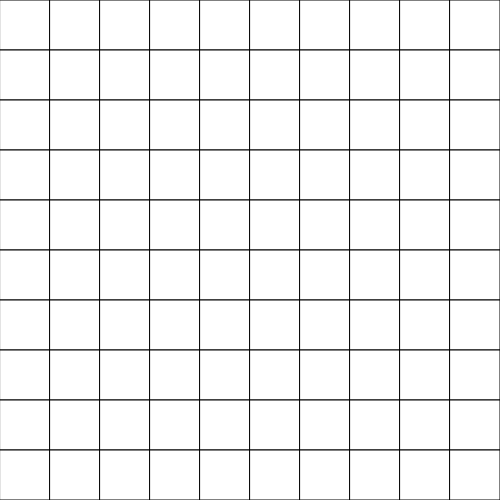
Frame 1 (no input)
Frame 60 (no input): identical to frame 1, image omitted
Frame 120 (the mouse pressed at the canvas centre since frame 60): identical to frame 1, image omitted

The p5.js sketch that drew this single still picture (run headless with seeded random() and noise() and a simulated clock; from frame 60 on, the mouse is pressed at the canvas centre):

// p5.js sketch
// ── sketch.js
let grid;
let cols = 10;
let rows = 10;
let cellSize = 50;

let bfsStep;
let dfsStep;
let algorithmRunning = false;
let algorithmSelect;

function setup() {
    createCanvas(cols * cellSize, rows * cellSize);
    grid = new Grid(cols, rows, cellSize);

    // Create dropdown menu
    algorithmSelect = createSelect();
    algorithmSelect.option('Select Algorithm');
    algorithmSelect.option('BFS');
    algorithmSelect.option('DFS');

    // Create visualize button
    let visualizeButton = createButton('Visualize');
    visualizeButton.mousePressed(() => {
        if (!algorithmRunning) {
            let selectedAlgorithm = algorithmSelect.value();
            let startCell = grid.cells.flat().find(cell => cell.isSource);

            if (selectedAlgorithm === 'BFS') {
                bfsStep = bfs(grid, startCell);
                algorithmRunning = true;
            } else if (selectedAlgorithm === 'DFS') {
                dfsStep = dfs(grid, startCell);
                algorithmRunning = true;
            }
        }
    });

    // Create reset button
    /*let resetButton = createButton('Reset');
    resetButton.mousePressed(() => {
        resetGrid();
    });*/
}

function draw() {
    background(255);
    grid.show();

    if (bfsStep) {
        bfsStep();
    }

    if (dfsStep) {
        dfsStep();
    }
}

function mousePressed() {
    grid.handleClick(mouseX, mouseY);
}

function resetGrid() {
    // Stop any ongoing algorithm or animation
    if (algorithmRunning) {
        noLoop(); // Stop the draw loop to halt the visualization
        bfsStep = null;
        dfsStep = null;
        algorithmRunning = false;
    }

    // Clear source and destination cells
    grid.cells.flat().forEach(cell => {
        cell.isSource = false;
        cell.isDestination = false;
        cell.visited = false;
    });

    // Reinitialize the grid display and allow for a new start
    loop(); // Restart the draw loop
}

// ── algorithms.js
function bfs(grid, startCell) {
    let queue = [];
    let visited = new Set();
    queue.push(startCell);
    visited.add(startCell);

    function step() {
        if (queue.length > 0) {
            let currentCell = queue.shift();
            currentCell.visited = true;

            if (currentCell.isDestination) {
                noLoop(); // Stop the draw loop when destination is found
                return;
            }

            for (let neighbor of grid.getNeighbors(currentCell)) {
                if (!visited.has(neighbor)) {
                    visited.add(neighbor);
                    queue.push(neighbor);
                }
            }
        }
    }

    return step;
}

function dfs(grid, startCell) {
    let stack = [];
    let visited = new Set();
    stack.push(startCell);
    visited.add(startCell);

    function step() {
        if (stack.length > 0) {
            let currentCell = stack.pop();
            currentCell.visited = true;

            if (currentCell.isDestination) {
                noLoop(); // Stop the draw loop when destination is found
                return;
            }

            for (let neighbor of grid.getNeighbors(currentCell)) {
                if (!visited.has(neighbor)) {
                    visited.add(neighbor);
                    stack.push(neighbor);
                }
            }
        }
    }

    return step;
}


// ── cell.js
class Cell {
    constructor(x, y, size, i, j) {
        this.x = x;
        this.y = y;
        this.size = size;
        this.i = i;
        this.j = j;
        this.isSource = false;
        this.isDestination = false;
        this.visited = false;
    }

    show() {
        stroke(0);
        if (this.isSource) {
            fill(0, 255, 0); // Green for source
        } else if (this.isDestination) {
            fill(255, 0, 0); // Red for destination
        } else if (this.visited) {
            fill(173, 216, 230); // Light blue for visited cells
        } else {
            fill(255); // White for empty cells
        }
        rect(this.x, this.y, this.size, this.size);
    }

    setSource() {
        this.isSource = true;
    }

    setDestination() {
        this.isDestination = true;
    }

    clicked(mx, my) {
        return mx > this.x && mx < this.x + this.size &&
               my > this.y && my < this.y + this.size;
    }
}
// ── graph.js
class Graph {
    constructor() {
        this.nodes = [];
        this.edges = [];
    }

    addNode(node) {
        this.nodes.push(node);
    }

    addEdge(node1, node2) {
        this.edges.push([node1, node2]);
    }

    show() {
        for (let edge of this.edges) {
            stroke(0);
            line(edge[0].x, edge[0].y, edge[1].x, edge[1].y);
        }

        for (let node of this.nodes) {
            node.show();
        }
    }
}

// ── grid.js
class Grid {
    constructor(cols, rows, cellSize) {
        this.cols = cols;
        this.rows = rows;
        this.cellSize = cellSize;
        this.cells = [];
        this.sourceSet = false;
        this.destinationSet = false;

        for (let i = 0; i < this.cols; i++) {
            this.cells[i] = [];
            for (let j = 0; j < this.rows; j++) {
                this.cells[i][j] = new Cell(i * this.cellSize, j * this.cellSize, this.cellSize, i, j);
            }
        }
    }

    show() {
        for (let i = 0; i < this.cols; i++) {
            for (let j = 0; j < this.rows; j++) {
                this.cells[i][j].show();
            }
        }
    }

    handleClick(mx, my) {
        for (let i = 0; i < this.cols; i++) {
            for (let j = 0; j < this.rows; j++) {
                if (this.cells[i][j].clicked(mx, my)) {
                    if (!this.sourceSet) {
                        this.cells[i][j].setSource();
                        this.sourceSet = true;
                    } else if (!this.destinationSet) {
                        this.cells[i][j].setDestination();
                        this.destinationSet = true;
                    }
                }
            }
        }
    }

    getNeighbors(cell) {
        let neighbors = [];
        let {i, j} = cell;

        if (i > 0) neighbors.push(this.cells[i - 1][j]); // Left
        if (i < this.cols - 1) neighbors.push(this.cells[i + 1][j]); // Right
        if (j > 0) neighbors.push(this.cells[i][j - 1]); // Up
        if (j < this.rows - 1) neighbors.push(this.cells[i][j + 1]); // Down

        return neighbors;
    }

}

// ── node.js
class Node {
    constructor(x, y) {
        this.x = x;
        this.y = y;
        this.size = 20;
    }

    show() {
        fill(0);
        ellipse(this.x, this.y, this.size, this.size);
    }
}

// ── priorityqueue.js
class PriorityQueue {
    constructor() {
        this.elements = [];
    }

    enqueue(item, priority) {
        this.elements.push({ item, priority });
        this.elements.sort((a, b) => a.priority - b.priority);
    }

    dequeue() {
        return this.elements.shift().item;
    }

    size() {
        return this.elements.length;
    }
}
